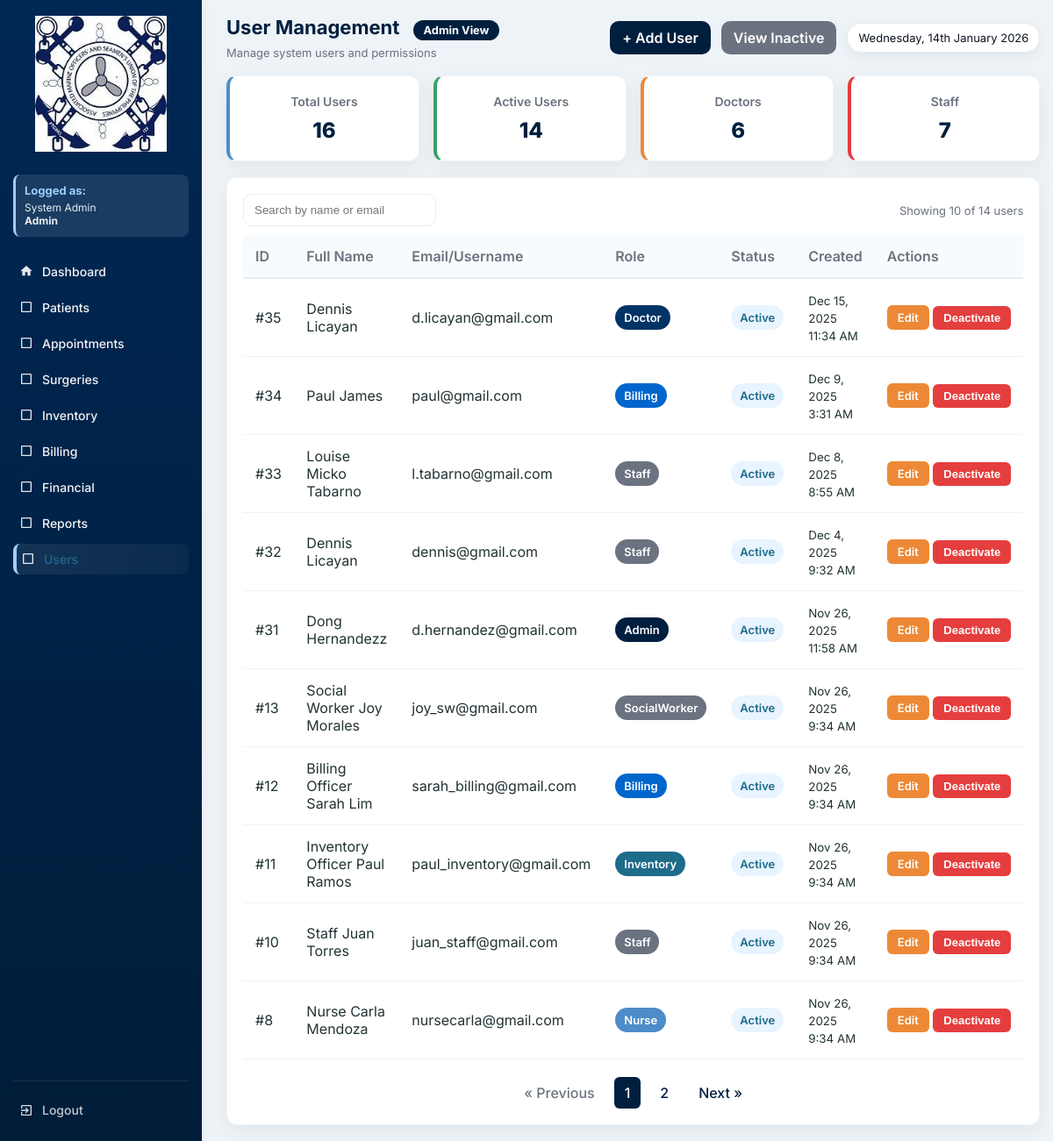
/users.php (signed in), run on the app's committed database.
### tables this page shows
CREATE TABLE `users` (
  `id` int(11) NOT NULL,
  `full_name` varchar(150) DEFAULT NULL,
  `username` varchar(100) DEFAULT NULL,
  `password` varchar(255) DEFAULT NULL,
  `role` enum('Admin','Doctor','Nurse','Staff','Inventory','Billing','SocialWorker') NOT NULL,
  `created_at` timestamp NOT NULL DEFAULT current_timestamp(),
  `is_active` tinyint(1) DEFAULT 1,
  `deactivated_at` datetime DEFAULT NULL
);

### functions.php (called while the page is built, shortened)
<?php
function fetchAll($conn, $sql, $types = null, $params = [])
{
    $stmt = $conn->prepare($sql);
    $stmt->execute();
    $res = $stmt->get_result();
    $rows = $res->fetch_all(MYSQLI_ASSOC);
    return $rows;
}
function fetchOne($conn, $sql, $types = null, $params = [])
{
    $stmt = $conn->prepare($sql);
    $stmt->execute();
    $res = $stmt->get_result();
    $row = $res->fetch_assoc();
    return $row;
}
function h($s){
    return htmlspecialchars($s, ENT_QUOTES);
}
?>

### users.php (the view, shortened to what this page needs)
<?php
require 'config.php';
require 'functions.php';
$current_role = $_SESSION['role'] ?? 'Guest';
$current_name = $_SESSION['name'] ?? 'User';
$role_permissions = [
    'Admin' => [
        'dashboard.php' => 'Dashboard',
        'patients.php' => 'Patients',
        'appointments.php' => 'Appointments',
        'surgeries.php' => 'Surgeries',
        'inventory.php' => 'Inventory',
        'billing.php' => 'Billing',
        'financials.php' => 'Financial',
        'reports.php' => 'Reports',
        'users.php' => 'Users'
    ],
    'Doctor' => [
        'dashboard.php' => 'Dashboard',
        'patients.php' => 'Patients',
        'appointments.php' => 'Appointments',
        'surgeries.php' => 'Surgeries',
        'inventory.php' => 'Inventory',
        'reports.php' => 'Reports'
    ],
    'Nurse' => [
        'dashboard.php' => 'Dashboard',
        'patients.php' => 'Patients',
        'appointments.php' => 'Appointments',
        'inventory.php' => 'Inventory',
        'reports.php' => 'Reports'
    ],
    'Staff' => [
        'dashboard.php' => 'Dashboard',
        'patients.php' => 'Patients',
        'appointments.php' => 'Appointments',
        'reports.php' => 'Reports'
    ],
    'Inventory' => [
        'dashboard.php' => 'Dashboard',
        'inventory.php' => 'Inventory',
        'reports.php' => 'Reports'
    ],
    'Billing' => [
        'dashboard.php' => 'Dashboard',
        'billing.php' => 'Billing',
        'financials.php' => 'Financial',
        'reports.php' => 'Reports'
    ],
    'MedicalRecordsBilling' => [
        'dashboard.php' => 'Dashboard',
        'financials.php' => 'Financial',
        'reports.php' => 'Reports'
    ]
];
$allowed_pages = $role_permissions[$current_role] ?? ['dashboard.php' => 'Dashboard'];
$users_per_page = 10;
$current_page = isset($_GET['page']) ? max(1, intval($_GET['page'])) : 1;
$offset = ($current_page - 1) * $users_per_page;
$show_inactive = isset($_GET['show']) && $_GET['show'] === 'inactive';
$table_check = fetchOne($conn, "SHOW COLUMNS FROM users LIKE 'is_active'");
$has_status_columns = $table_check !== null;
if ($has_status_columns) {
    $status_condition = $show_inactive ? "u.is_active = 0" : "u.is_active = 1";
} else {
    $status_condition = "1=1";
}
$total_users_query = "SELECT COUNT(*) as total FROM users u WHERE $status_condition";
$total_users_result = mysqli_query($conn, $total_users_query);
$total_users_row = mysqli_fetch_assoc($total_users_result);
$total_users = $total_users_row['total'];
$total_pages = ceil($total_users / $users_per_page);
$rows = fetchAll($conn, "
    SELECT u.id, u.full_name, u.username, u.role, u.created_at" .
    ($has_status_columns ? ", u.is_active, u.deactivated_at" : "") . "
    FROM users u
    WHERE {$status_condition}
    ORDER BY u.id DESC
    LIMIT $offset, $users_per_page
", null, []);
$total_stats = fetchOne($conn, "SELECT COUNT(*) as total FROM users", null, []);
$active_stats = fetchOne($conn, "SELECT COUNT(*) as total FROM users WHERE is_active = 1", null, []);
$doctor_stats = fetchOne($conn, "SELECT COUNT(*) as total FROM users WHERE role = 'Doctor'", null, []);
$staff_stats = fetchOne($conn, "SELECT COUNT(*) as total FROM users WHERE role IN ('Staff', 'Nurse', 'Inventory', 'Billing', 'MedicalRecordsBilling')", null, []);
?>
<!DOCTYPE html>
<html lang="en">
<head>
</head>
<body>
  <div class="app">
    <aside class="sidebar" id="sidebar">
      <div class="logo-wrap">
        <a href="dashboard.php" style="display: block;">
          <img src="logo.jpg" alt="Gig Oca Robles Seamen's Hospital Davao Logo">
        </a>
      </div>
      <div class="user-info">
        <h4>Logged as:</h4>
        <p><?php echo htmlspecialchars($current_name); ?><br><strong><?php echo htmlspecialchars($current_role); ?></strong></p>
      </div>
      <nav class="menu" id="mainMenu">
        <a href="dashboard.php" class="menu-item <?php echo basename($_SERVER['PHP_SELF']) == 'dashboard.php' ? 'active' : ''; ?>">
          <span class="icon">
            <svg viewBox="0 0 24 24" fill="currentColor">
              <path d="M10 20v-6h4v6h5v-8h3L12 3 2 12h3v8z"/>
            </svg>
          </span>
          <span class="label">Dashboard</span>
        </a>
        <?php foreach($allowed_pages as $page => $label): ?>
          <?php if($page !== 'dashboard.php'): ?>
            <a href="<?php echo $page; ?>" class="menu-item <?php echo basename($_SERVER['PHP_SELF']) == $page ? 'active' : ''; ?>">
              <span class="icon">
                <?php
                  $icons = [
                    'patients.php' => '<svg viewBox="0 0 24 24" fill="currentColor"><path d="M12 12c2.21 0 4-1.79 4-4s-1.79-4-4-4-4 1.79-4 4 1.79 4 4 4zm0 2c-2.67 0-8 1.34-8 4v2h16v-2c0-2.66-5.33-4-8-4z"/></svg>',
                    'appointments.php' => '<svg viewBox="0 0 24 24" fill="currentColor"><path d="M19 3h-1V1h-2v2H8V1H6v2H5c-1.11 0-1.99.9-1.99 2L3 19c0 1.1.89 2 2 2h14c1.1 0 2-.9 2-2V5c0-1.1-.9-2-2-2zm0 16H5V8h14v11zM7 10h5v5H7z"/></svg>',
                    'surgeries.php' => '<svg viewBox="0 0 24 24" fill="currentColor"><path d="M12 2C8.13 2 5 5.13 5 9c0 5.25 7 13 7 13s7-7.75 7-13c0-3.87-3.13-7-7-7zm0 9.5c-1.38 0-2.5-1.12-2.5-2.5s1.12-2.5 2.5-2.5 2.5 1.12 2.5 2.5-1.12 2.5-2.5 2.5z"/></svg>',
                    'inventory.php' => '<svg viewBox="0 0 24 24" fill="currentColor"><path d="M20 8h-3V4H7v4H4v14h16V8zM9 6h6v2H9V6zm11 14H4v-9h16v9zm-7-7H8v-2h5v2z"/></svg>',
                    'billing.php' => '<svg viewBox="0 0 24 24" fill="currentColor"><path d="M11.8 10.9c-2.27-.59-3-1.2-3-2.15 0-1.09 1.01-1.85 2.7-1.85 1.78 0 2.44.85 2.5 2.1h2.21c-.07-1.72-1.12-3.3-3.21-3.81V3h-3v2.16c-1.94.42-3.5 1.68-3.5 3.61 0 2.31 1.91 3.46 4.7 4.13 2.5.6 3 1.48 3 2.41 0 .69-.49 1.79-2.7 1.79-2.06 0-2.87-.92-2.98-2.1h-2.2c.12 2.19 1.76 3.42 3.68 3.83V21h3v-2.15c1.95-.37 3.5-1.5 3.5-3.55 0-2.84-2.43-3.81-4.7-4.4z"/></svg>',
                    'financials.php' => '<svg viewBox="0 0 24 24" fill="currentColor"><path d="M3 13h8V3H3v10zm0 8h8v-6H3v6zm10 0h8V11h-8v10zm0-18v6h8V3h-8z"/></svg>',
                    'reports.php' => '<svg viewBox="0 0 24 24" fill="currentColor"><path d="M19 3H5c-1.1 0-2 .9-2 2v14c0 1.1.9 2 2 2h14c1.1 0 2-.9 2-2V5c0-1.1-.9-2-2-2zM9 17H7v-7h2v7zm4 0h-2V7h2v10zm4 0h-2v-4h2v4z"/></svg>',
                    'users.php' => '<svg viewBox="0 0 24 24" fill="currentColor"><path d="M16 11c1.66 0 2.99-1.34 2.99-3S17.66 5 16 5c-1.66 0-3 1.34-3 3s1.34 3 3 3zm-8 0c1.66 0 2.99-1.34 2.99-3S9.66 5 8 5C6.34 5 5 6.34 5 8s1.34 3 3 3zm0 2c-2.33 0-7 1.17-7 3.5V19h14v-2.5c0-2.33-4.67-3.5-7-3.5zm8 0c-.29 0-.62.02-.97.05 1.16.84 1.97 1.97 1.97 3.45V19h6v-2.5c0-2.33-4.67-3.5-7-3.5z"/></svg>'
                  ];
                  echo $icons[$page] ?? '<svg viewBox="0 0 24 24" fill="currentColor"><path d="M19 5v14H5V5h14m0-2H5c-1.1 0-2 .9-2 2v14c0 1.1.9 2 2 2h14c1.1 0 2-.9 2-2V5c0-1.1-.9-2-2-2z"/></svg>';
                ?>
              </span>
              <span class="label"><?php echo $label; ?></span>
            </a>
          <?php endif; ?>
        <?php endforeach; ?>
      </nav>
      <div class="sidebar-bottom">
        <a href="logout.php" class="menu-item" style="color: rgba(255,255,255,0.8);">
          <span class="icon">
            <svg viewBox="0 0 24 24" fill="currentColor">
              <path d="M10.09 15.59L11.5 17l5-5-5-5-1.41 1.41L12.67 11H3v2h9.67l-2.58 2.59zM19 3H5c-1.11 0-2 .9-2 2v4h2V5h14v14H5v-4H3v4c0 1.1.89 2 2 2h14c1.1 0 2-.9 2-2V5c0-1.1-.9-2-2-2z"/>
            </svg>
          </span>
          <span class="label">Logout</span>
        </a>
      </div>
    </aside>
    <div class="main" id="mainContent">
      <div class="topbar">
        <div class="top-left">
          <h1>User Management <?php echo $show_inactive ? '(Inactive)' : ''; ?>
            <span class="role-badge role-<?php echo strtolower($current_role); ?>">
              <?php echo htmlspecialchars($current_role); ?> View
            </span>
          </h1>
          <p>Manage system users and permissions</p>
        </div>
        <div class="top-actions">
          <?php if ($show_inactive): ?>
            <a href="users.php" class="btn" style="background: #6b7280; color: white;">View Active Users</a>
          <?php else: ?>
            <a href="user_form.php" class="btn">+ Add User</a>
            <?php if ($has_status_columns): ?>
              <a href="users.php?show=inactive" class="btn" style="background: #6b7280; color: white;">View Inactive</a>
            <?php endif; ?>
          <?php endif; ?>
          <div class="date-pill"><?php echo date('l, jS F Y'); ?></div>
        </div>
      </div>
      <div class="summary-cards">
        <div class="summary-card primary">
          <h4>Total Users</h4>
          <div class="value"><?php echo number_format($total_stats['total'] ?? 0); ?></div>
        </div>
        <div class="summary-card success">
          <h4>Active Users</h4>
          <div class="value"><?php echo number_format($active_stats['total'] ?? $total_stats['total'] ?? 0); ?></div>
        </div>
        <div class="summary-card warning">
          <h4>Doctors</h4>
          <div class="value"><?php echo number_format($doctor_stats['total'] ?? 0); ?></div>
        </div>
        <div class="summary-card danger">
          <h4>Staff</h4>
          <div class="value"><?php echo number_format($staff_stats['total'] ?? 0); ?></div>
        </div>
      </div>
      <div class="table-wrap" id="usersSection">
        <div class="table-controls">
          <div class="left-controls">
            <input type="text" id="searchInput" class="search-input" placeholder="Search by name or email">
          </div>
          <div class="muted">Showing <span id="rowCount"><?php echo count($rows); ?></span> of <?php echo number_format($total_users); ?> users</div>
        </div>
        <table id="usersTable" aria-label="Users table">
          <thead>
            <tr>
              <th>ID</th>
              <th>Full Name</th>
              <th>Email/Username</th>
              <th>Role</th>
              <th>Status</th>
              <th>Created</th>
              <th>Actions</th>
            </tr>
          </thead>
          <tbody>
            <?php if (count($rows) > 0): ?>
              <?php foreach($rows as $r): ?>
                <?php
                $role_class_map = [
                    'Admin' => 'role-admin',
                    'Doctor' => 'role-doctor',
                    'Nurse' => 'role-nurse',
                    'Staff' => 'role-staff',
                    'Inventory' => 'role-inventory',
                    'Billing' => 'role-billing',
                    'MedicalRecordsBilling' => 'role-medicalrecordsbilling'
                ];
                $role_class = $role_class_map[$r['role']] ?? 'role-staff';
                $status_text = 'Active';
                $status_class = 'active';
                $created_formatted = date('M j, Y g:i A', strtotime($r['created_at']));
                $row_class = ($has_status_columns && empty($r['is_active'])) ? 'style="background-color: rgba(107, 114, 128, 0.1);"' : '';
                ?>
                <tr data-user-id="<?php echo h($r['id']); ?>" <?php echo $row_class; ?>>
                  <td>#<?php echo h($r['id']); ?></td>
                  <td><?php echo h($r['full_name'] ?? ''); ?></td>
                  <td><?php echo h($r['username'] ?? ''); ?></td>
                  <td><span class="role <?php echo $role_class; ?>"><?php
                    if ($r['role'] === 'MedicalRecordsBilling') {
                        echo 'Medical Records Billing';
                    } else {
                        echo h($r['role']);
                    }
                  ?></span></td>
                  <td>
                    <span class="status <?php echo $status_class; ?>"><?php echo $status_text; ?></span>
                  </td>
                  <td><small><?php echo h($created_formatted); ?></small></td>
                  <td style="white-space: nowrap;">
                    <a href="user_form.php?id=<?php echo h($r['id']); ?>" class="btn btn-sm btn-warning">Edit</a>
                    <?php if ($has_status_columns): ?>
                      <?php $userName = addslashes($r['full_name'] ?? ''); ?>
                      <?php if (!empty($r['is_active'])): ?>
                        <?php if ($r['id'] != $_SESSION['user_id']): ?>
                          <button type="button" class="btn btn-sm btn-danger" onclick="confirmDeactivate(<?php echo h($r['id']); ?>, '<?php echo h($userName); ?>')">Deactivate</button>
                        <?php else: ?>
                          <button type="button" class="btn btn-sm" style="background: #6b7280; color: white;" disabled>Deactivate</button>
                        <?php endif; ?>
                      <?php else: ?>
                        <button type="button" class="btn btn-sm btn-success" onclick="confirmActivate(<?php echo h($r['id']); ?>, '<?php echo h($userName); ?>')">Activate</button>
                      <?php endif; ?>
                    <?php endif; ?>
                  </td>
                </tr>
              <?php endforeach; ?>
            <?php endif; ?>
          </tbody>
        </table>
        <?php if ($total_pages > 1): ?>
        <div class="pagination">
          <?php if ($current_page > 1): ?>
            <a href="?page=<?php echo $current_page - 1; ?><?php echo $show_inactive ? '&show=inactive' : ''; ?>">&laquo; Previous</a>
          <?php else: ?>
            <span class="disabled">&laquo; Previous</span>
          <?php endif; ?>
          <?php
          $start_page = max(1, $current_page - 2);
          $end_page = min($total_pages, $current_page + 2);
          for ($i = $start_page; $i <= $end_page; $i++): ?>
            <?php if ($i == $current_page): ?>
              <span class="current"><?php echo $i; ?></span>
            <?php else: ?>
              <a href="?page=<?php echo $i; ?><?php echo $show_inactive ? '&show=inactive' : ''; ?>"><?php echo $i; ?></a>
            <?php endif; ?>
          <?php endfor; ?>
          <?php if ($current_page < $total_pages): ?>
            <a href="?page=<?php echo $current_page + 1; ?><?php echo $show_inactive ? '&show=inactive' : ''; ?>">Next &raquo;</a>
          <?php else: ?>
            <span class="disabled">Next &raquo;</span>
          <?php endif; ?>
        </div>
        <?php endif; ?>
      </div>
    </div>
  </div>
</body>
</html>

### data on the page
users: id "35", full_name "Dennis Licayan", username "d.licayan@gmail.com", role "Doctor", status_text "Active", created_at "Dec 15, 2025 11:34 AM"
users: id "34", full_name "Paul James", username "paul@gmail.com", role "Billing", status_text "Active", created_at "Dec 9, 2025 3:31 AM"
users: id "33", full_name "Louise Micko Tabarno", username "l.tabarno@gmail.com", role "Staff", status_text "Active", created_at "Dec 8, 2025 8:55 AM"
users: id "32", full_name "Dennis Licayan", username "dennis@gmail.com", role "Staff", status_text "Active", created_at "Dec 4, 2025 9:32 AM"
users: id "31", full_name "Dong Hernandezz", username "d.hernandez@gmail.com", role "Admin", status_text "Active", created_at "Nov 26, 2025 11:58 AM"
users: id "13", full_name "Social Worker Joy Morales", username "joy_sw@gmail.com", role "SocialWorker", status_text "Active", created_at "Nov 26, 2025 9:34 AM"
users: id "12", full_name "Billing Officer Sarah Lim", username "sarah_billing@gmail.com", role "Billing", status_text "Active", created_at "Nov 26, 2025 9:34 AM"
users: id "11", full_name "Inventory Officer Paul Ramos", username "paul_inventory@gmail.com", role "Inventory", status_text "Active", created_at "Nov 26, 2025 9:34 AM"
users: id "10", full_name "Staff Juan Torres", username "juan_staff@gmail.com", role "Staff", status_text "Active", created_at "Nov 26, 2025 9:34 AM"
users: id "8", full_name "Nurse Carla Mendoza", username "nursecarla@gmail.com", role "Nurse", status_text "Active", created_at "Nov 26, 2025 9:34 AM"

### other printed values
$current_name "System Admin"
$current_role "Admin"
$label "Patients"
$label "Appointments"
$label "Surgeries"
$label "Inventory"
$label "Billing"
$label "Financial"
$label "Reports"
$label "Users"
$total_stats['total'] "16"
$active_stats['total'] "14"
$doctor_stats['total'] "6"
$staff_stats['total'] "7"
count($rows) "10"
